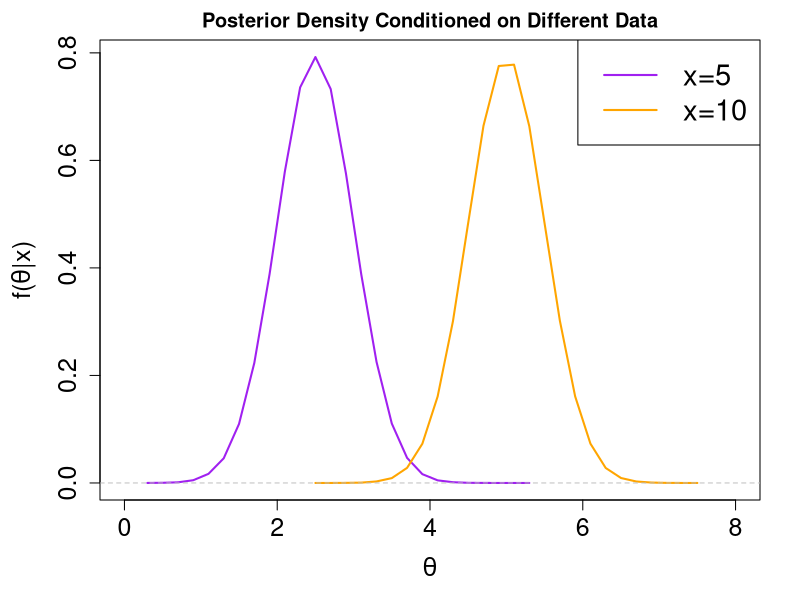

The R source for this figure:
###---------example 1.2-------------###
##Data
x = c(6,7,5,4)

##Parameters
a = 12
b = 2

##Compute a_4 and b_4
a_4 = a + sum(x)
b_4 = b + 4

##Simulate log theta
set.seed(4010)
nRep = 2^20
theta = rgamma(nRep,shape = a_4, rate = b_4)
ln_theta = log(theta)

##Compute sample mean as an estimate of log theta given data
mean(ln_theta)
##the answer is about 1.72.

###-------------------###
png('tut1_rmk.png',width=600,height=300)
{
    par(mar = c(5, 5, 2, 2))
    x = rnorm(10^6,5/2,1/2)
    y = rnorm(10^6,5,1/2)
    pdf1 = hist(x,plot = F)
    pdf2 = hist(y,plot = F)
    plot(xlab=expression(theta),ylab=expression(paste('f(',theta,'|x)')),main = 'Posterior Density Conditioned on Different Data',
         xlim=c(0,8),pdf1$mids,pdf1$density,type='l',
         lwd = 2,col='purple',cex.axis=1.5,cex.lab=1.5)
    lines(pdf2$mids,pdf2$density,type='l',lwd=2,col='orange')
    abline(h=0,col='grey',lty=2)
    legend('topright',legend = c('x=5','x=10'),col=c('purple','orange'),lwd=2,cex=1.75)
}
dev.off()

###-------------------###
#sampling standard normal
set.seed(4010)
x = rnorm(10^4,0,1) #x is a sample of 10^4 IID standard normal random variables
z = qnorm(0.975,0,1) # z = 1.959964
p = pnorm(1.96,0,1) # p = 0.9750021
d = dnorm(0,0,1) # d = 0.3989423
# using Monte Carlo to find quantities related to a certain random variable
expectation = mean(x)  # expectation = -0.0100194
variance = var(x) # variance = 1.006437
quart = quantile(x,0.25) # quart = -0.6778637 
prob = mean(x<1.96) # prob = 0.975
